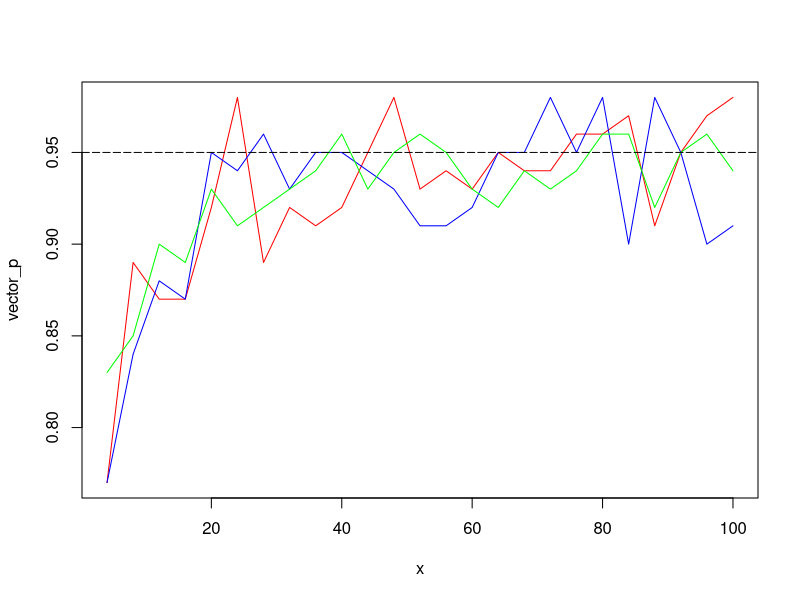

This figure's R source:
## ---- chunk 1
library(boot)
## ---- chunk 2
meanFunc <- function(sample_pop,i){
  mean(sample_pop[i])
}
## ---- chunk 3
library(boot)
sand_middel <- 8/(8+2)
## ---- chunk 4
matriks_p <- matrix(ncol = 25, nrow = 100)
vector_p <- c()
for(n in seq(4, 100, 4)){
  res <- replicate(100,{
    stik <- rbeta(n, 8, 2)
    boot_stik <- boot(stik, statistic = meanFunc, 100)
    interval_perc <- suppressWarnings(boot.ci(boot_stik, type = c("perc"))$percent[4:5])
    tf <- interval_perc[1]<=sand_middel & interval_perc[2]>=sand_middel
  })
  matriks_p[,n/4] <- res
  vector_p <- append(vector_p, mean(matriks_p[,n/4]))
}
## ---- chunk 5
matriks_b <- matrix(ncol = 25, nrow = 100)
vector_b <- c()
for(n in seq(4, 100, 4)){
  res <- replicate(100,{
    stik <- rbeta(n, 8, 2)
    boot_stik <- boot(stik, statistic = meanFunc, 100)
    interval_basic <- suppressWarnings(boot.ci(boot_stik, type = c("basic"))$basic[4:5])
    tf <- interval_basic[1]<=sand_middel & interval_basic[2]>=sand_middel
  })
  matriks_b[,n/4] <- res
  vector_b <- append(vector_b, mean(matriks_b[,n/4]))
}
## ---- chunk 6
matriks_n <- matrix(ncol = 25, nrow = 100)
vector_n <- c()
for(n in seq(4, 100, 4)){
  res <- replicate(100,{
    stik <- rbeta(n, 8, 2)
    boot_stik <- boot(stik, statistic = meanFunc, 100)
    interval_normal <- suppressWarnings(boot.ci(boot_stik, type = c("norm"))$normal[2:3])
    tf <- interval_normal[1]<=sand_middel & interval_normal[2]>=sand_middel
  })
  matriks_n[,n/4] <- res
  vector_n <- append(vector_n, mean(matriks_n[,n/4]))
}
## ---- chunk 7
x <- seq(4, 100, 4)
plot(x, vector_p, type="l", col="red")
lines(x, vector_b, type="l", col="blue")
lines(x, vector_n, type="l", col="green")
abline(h=0.95, lty=5, col="black")
